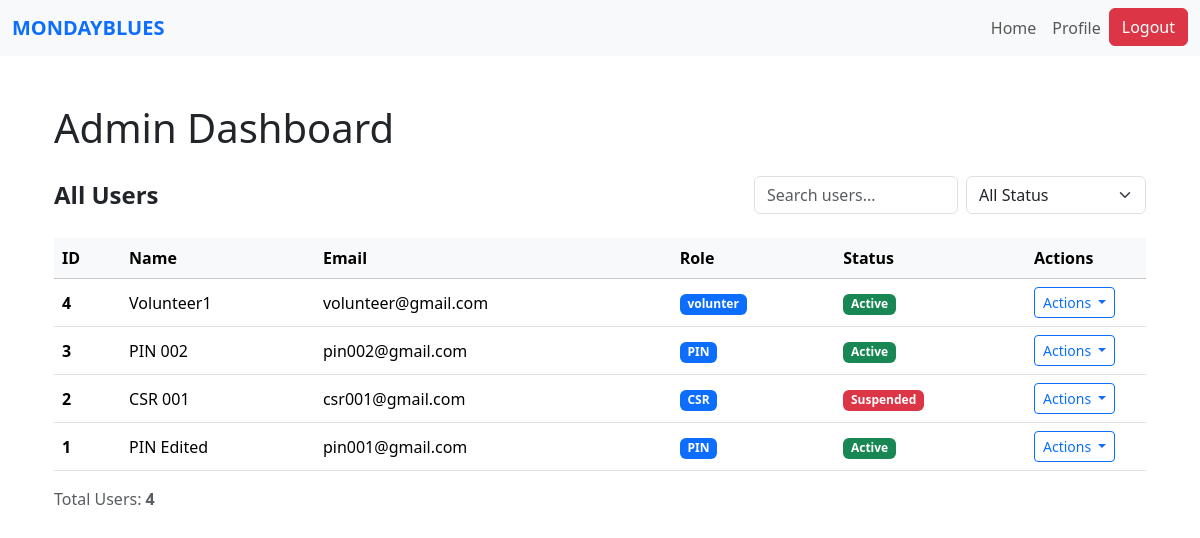
Page /admin (signed in) on the earlier database version.
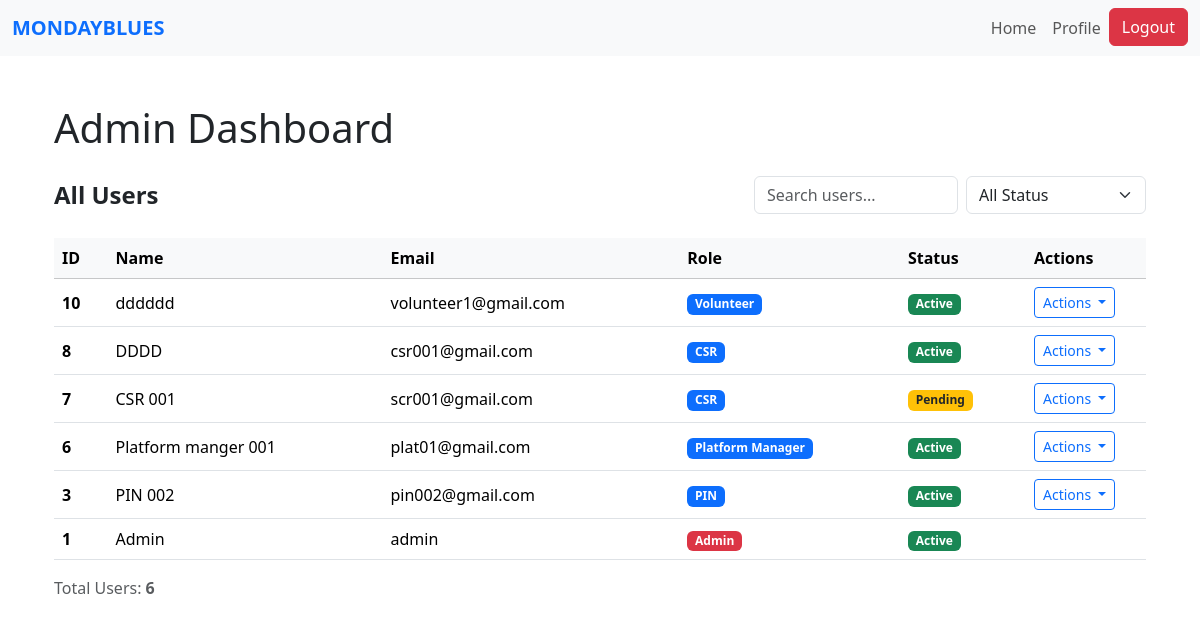
Same page on the later database version.
### website/models.py (models this page shows)
class User(db.Model, UserMixin):
    id = db.Column(db.Integer, primary_key=True)
    name = db.Column(db.String(150))
    email = db.Column(db.String(150), unique=True)
    password = db.Column(db.String(150))
    date_created = db.Column(db.DateTime(timezone=True), default=func.now())
    role = db.Column(db.String(50), default='PIN')
    status = db.Column(db.String(20), default='Pending')  # Pending, Approved, Suspended

### website/admin.py (the view)
@admin.route('/admin')
@login_required
def dashboard():
    users = User.query.order_by(User.date_created.desc()).all()
    return render_template("admin_dashboard.html", users=users)

### website/templates/admin_dashboard.html (shortened to what this page needs)
{% extends "base.html" %}
{% block content %}
<div class="container mt-5">
    <h1 class="mb-4">Admin Dashboard</h1>
    <div class="user-management">
        <div class="d-flex justify-content-between align-items-center mb-4 flex-wrap gap-3">
            <h4 class="fw-bold mb-0">All Users</h4>
            <div class="d-flex flex align-items-center gap-2">
                <input type="text"
                       class="form-control"
                       placeholder="Search users..."
                       id="searchInput"
                       style="max-width: 250px;">
                <select class="form-select" id="statusFilter" style="max-width: 180px;">
                    <option value="">All Status</option>
                </select>
            </div>
        </div>
        <div class="table-container position-relative">
            <table class="table align-middle table-hover">
                <thead class="table-light sticky-top">
                    <tr>
                        <th>ID</th>
                        <th>Name</th>
                        <th>Email</th>
                        <th>Role</th>
                        <th>Status</th>
                        <th style="width: 120px;">Actions</th>
                    </tr>
                </thead>
                <tbody>
                    {% if users and users|length > 0 %}
                        {% for user in users %}
                        <tr>
                            <td><strong>{{ user.id }}</strong></td>
                            <td>{{ user.name }}</td>
                            <td>{{ user.email }}</td>
                            <td>
                                {% if user.role == 'Admin' %}
                                    <span class="badge bg-danger">{{ user.role }}</span>
                                {% else %}
                                    <span class="badge bg-primary">{{ user.role }}</span>
                                {% endif %}
                            </td>
                            <td>
                                {% if user.status == 'Active' %}
                                    <span class="badge bg-success">Active</span>
                                {% elif user.status == 'Pending' %}
                                    <span class="badge bg-warning text-dark">Pending</span>
                                {% elif user.status == 'Suspended' %}
                                    <span class="badge bg-danger">Suspended</span>
                                {% endif %}
                            </td>
                            <td>
                                {% if user.role != "Admin" %}
                                <div class="dropdown position-static">
                                    <button class="btn btn-outline-primary btn-sm dropdown-toggle"
                                            type="button"
                                            id="actionDropdown{{ user.id }}"
                                            data-bs-toggle="dropdown"
                                            aria-expanded="false">
                                        Actions
                                    </button>
                                </div>
                                {% endif %}
                            </td>
                        </tr>
                        {% endfor %}
                    {% endif %}
                </tbody>
            </table>
        </div>
        {% if users and users|length > 0 %}
        <div class="mt-3 text-muted">
            Total Users: <strong>{{ users|length }}</strong>
        </div>
        {% endif %}
    </div>
</div>
{% endblock %}

### website/templates/base.html (shortened to what this page needs)
<!DOCTYPE html>
<html lang="en">
<head>
  <link
    href="https://cdn.jsdelivr.net/npm/bootstrap@5.3.3/dist/css/bootstrap.min.css"
    rel="stylesheet"
  />
</head>
<body>
  <nav class="navbar navbar-expand-lg navbar-light bg-light">
    <div class="container-fluid">
      <a class="navbar-brand text-uppercase fw-semibold text-primary" href="/">MondayBlues</a>
      <div class="collapse navbar-collapse" id="navbarNav">
        <ul class="navbar-nav ms-auto">
          {% if current_user.is_authenticated %}
            <li class="nav-item">
              <a class="nav-link" href="/">Home</a>
            </li>
            {% if current_user.role == 'PIN' %}
              <li class="nav-item">
                <a class="nav-link" href="{{ url_for('pin.pin_profile') }}">Profile</a>
              </li>
            {% elif current_user.role == 'Volunteer' %}
              <li class="nav-item">
                <a class="nav-link" href="{{ url_for('volunteer.volunteer_dashboard') }}">Dashboard</a>
              </li>
            {% elif current_user.role == 'Admin' %}
              <li class="nav-item">
                <a class="nav-link" href="/admin">Admin</a>
              </li>
            {% else %}
              <li class="nav-item">
                <a class="nav-link" href="#">Profile</a>
              </li>
            {% endif %}
            <li class="nav-item">
              <a class="btn btn-danger" type="button" href="/logout">Logout</a>
            </li>
          {% endif %}
        </ul>
      </div>
    </div>
  </nav>
  <div class="container mt-4">
    {% block content %}
    {% endblock %}
  </div>
</body>
</html>

Differences in the rows shown:
removed User: id "4", name "Volunteer1", email "volunteer@gmail.com", role "volunter", status "Active"
removed User: id "2", name "CSR 001", email "csr001@gmail.com", role "CSR", status "Suspended"
added User: id "10", name "dddddd", email "volunteer1@gmail.com", role "Volunteer", status "Active"
added User: id "8", name "DDDD", email "csr001@gmail.com", role "CSR", status "Active"
added User: id "7", name "CSR 001", email "scr001@gmail.com", role "CSR", status "Pending"
added User: id "6", name "Platform manger 001", email "plat01@gmail.com", role "Platform Manager", status "Active"
changed User id 1: name "PIN Edited" → "Admin"; email "pin001@gmail.com" → "admin"; role "PIN" → "Admin"
Other differences:
{{ users|length }}: "4" → "6"
